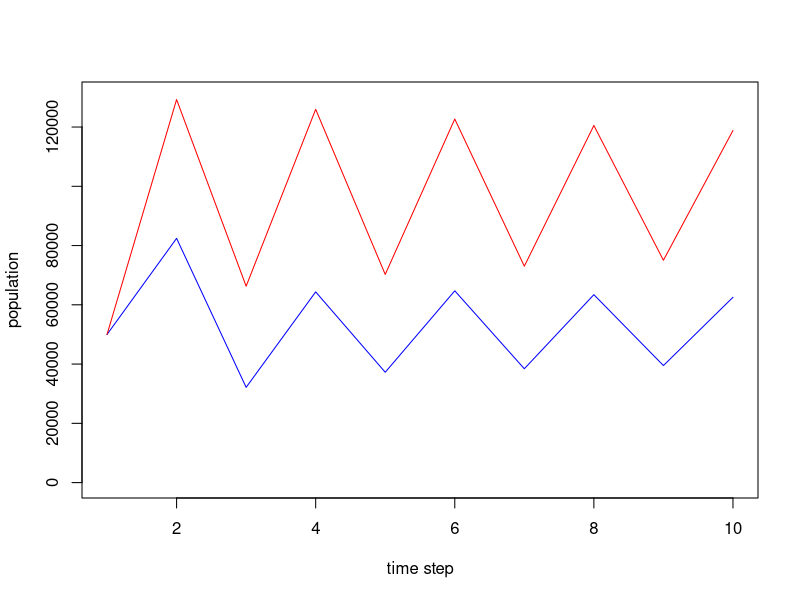
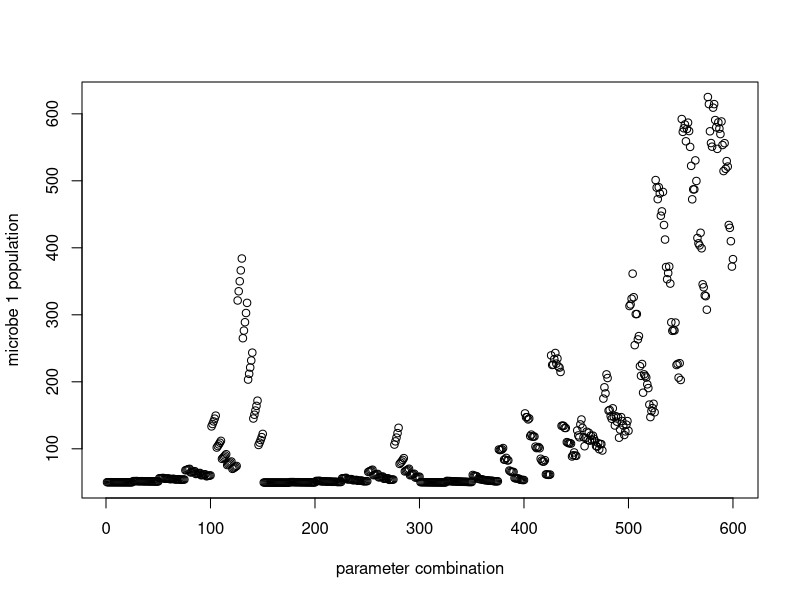

Write R code to recreate these figures, in order.
## ---- chunk 1
n.host <- 100
hostMat <- matrix(NA, nrow=n.host, ncol=2)


hostMat[,1] <- runif(100, 0, 1)

hostMat[,2] <- 1-hostMat[,1]

n.mic.gen <- 10

# number of offspring per generation

nOff1 <- 2
nOff2 <- 20

# starting population size

micStart <- 1e3
micK <- 1e5

# interaction term
alpha12 <- 0.5
alpha21 <- 0.05

internalLV.show <- function(vector){
  
  tmp <- matrix(NA, nrow=10, ncol=2)
  tmp[1,1] <- vector[1]*micStart
  tmp[1,2] <- vector[2]*micStart
  
  
  for(i in 2:10){
    tmp[i,1] <-tmp[i-1,1]*(exp(nOff1*(1-(tmp[i-1,1]+alpha12*tmp[i-1,2])/micK)))
    
    tmp[i,2] <-tmp[i-1,2]*(exp(nOff1*(1-(tmp[i-1,2]+alpha21*tmp[i-1,1])/micK)))
  }
  return(tmp)
}

show <- internalLV.show(c(50, 50))

plot(x=1:10, y=seq(0, 130000, 130000/9), type="n", xlab="time step", ylab="population")
lines(show[,1], col="blue")
lines(show[,2], col="red")

## ---- chunk 2

nextSeed <- function(oneGenVec, tProb1, tProb2){
  oneTrans <- oneGenVec[1]*tProb1*micStart/((oneGenVec[1]*tProb1+ oneGenVec[2]*tProb2)+1)
  
  twoTrans <- oneGenVec[2]*tProb2*micStart/((oneGenVec[1]*tProb1+ oneGenVec[2]*tProb2)+1)
  
  return(c(oneTrans, twoTrans))
}

## ---- chunk 3
make.input <- function(alphamin, alphamax, tProbmin, tProbmax, nOffmin, nOffmax, step.size){
  alpha <- seq(alphamin, alphamax, step.size)
  tprob <- seq(tProbmin, tProbmax, step.size)
  nOff <- seq(nOffmin, nOffmax)
  alphmat <- cbind(rep(alpha, each=length(alpha)), rep(alpha, length(alpha)))
  
  probmat <- cbind(rep(alphmat[,1], length(tprob)), rep(alphmat[,2], length(tprob)), 
                 rep(tprob, each=nrow(alphmat)))
  
 off1mat <- cbind(rep(probmat[,1], length(nOff)), rep(probmat[,2], length(nOff)), rep(probmat[,3], length(nOff)),
                 rep(nOff, each=nrow(probmat)))
 off2mat <- cbind(rep(off1mat[,1], length(nOff)), rep(off1mat[,2], length(nOff)), 
                rep(off1mat[,3], length(nOff)), rep(off1mat[,4], length(nOff)), rep(nOff, nrow(off1mat)))
 off2mat <- unique(off2mat)
 return(off2mat)
}
## ---- chunk 4
inMat <- make.input(0.1, 0.5, 0.2, 0.7, 1, 4, 0.1)
n.gen=10

paramTest <- function(inVec, hostMat){
    
oneMat <- matrix(NA, nrow=n.host, ncol=n.gen)
oneMat[,1] <- hostMat[,1]*micStart

twoMat <- matrix(NA, nrow=n.host, ncol=n.gen)
twoMat[,1] <- hostMat[,2]*micStart

internalLV <- function(vec){
  
  tmp <- matrix(NA, nrow=10, ncol=2)
  tmp[1,1] <- vec[1]
  tmp[1,2] <- vec[2]
  

  for(i in 2:10){
    tmp[i,1] <-tmp[i-1,1]*(exp(inVec[3]*(1-(tmp[i-1,1]+inVec[1]*tmp[i-1,2])/micK)))
    
    tmp[i,2] <-tmp[i-1,2]*(exp(inVec[4]*(1-(tmp[i-1,2]+inVec[2]*tmp[i-1,1])/micK)))
  }
  return(tmp[10,])
}



  for(k in 2:n.gen){

    oneGenPop <- apply(cbind(oneMat[,k-1], twoMat[,k-1]), 1, internalLV)

    nextPop <- apply(oneGenPop, 2, nextSeed, tProb1=inVec[3], tProb2=inVec[4])

    oneMat[,k] <- nextPop[1,]
    twoMat[,k] <- nextPop[2,]

  }

return(cbind(mean(colMeans(oneMat)), mean(colMeans(twoMat))))
}

micMat <- apply(inMat, 1, paramTest, hostMat=hostMat)

tmat <- cbind(inMat, micMat[1,], micMat[2,])

plot(x=1:ncol(micMat), y=seq(min(micMat[1,]), max(micMat[1,]), by=((max(micMat[1,])-min(micMat[,1]))/(ncol(micMat)-1))), type="n", xlab="parameter combination", ylab="microbe 1 population")

points(x=1:ncol(micMat),y=tmat[,6])

## ---- chunk 5
pairwiseDist <- function(testPoint, outVec)(sqrt((testPoint-outVec[1])^2+((micK-testPoint)-outVec[2])^2))

checkPt <- function(testPt, k){
  distances <- apply(tmat[,6:7], 1, pairwiseDist, testPoint=testPt)

kNeighbors <- order(distances)[1:k]

kParams <- inMat[kNeighbors,]

weightedDist <- (1/distances[kNeighbors])^2

par1est <- sum(kParams[,1]*(weightedDist/sum(weightedDist)))
par2est <- sum(kParams[,2]*(weightedDist/sum(weightedDist)))
par3est <- sum(kParams[,3]*(weightedDist/sum(weightedDist))) 
par4est <- sum(kParams[,4]*(weightedDist/sum(weightedDist)))

return(c(par1est, par2est, par3est, par4est))
}

checkPt(300, 4)

